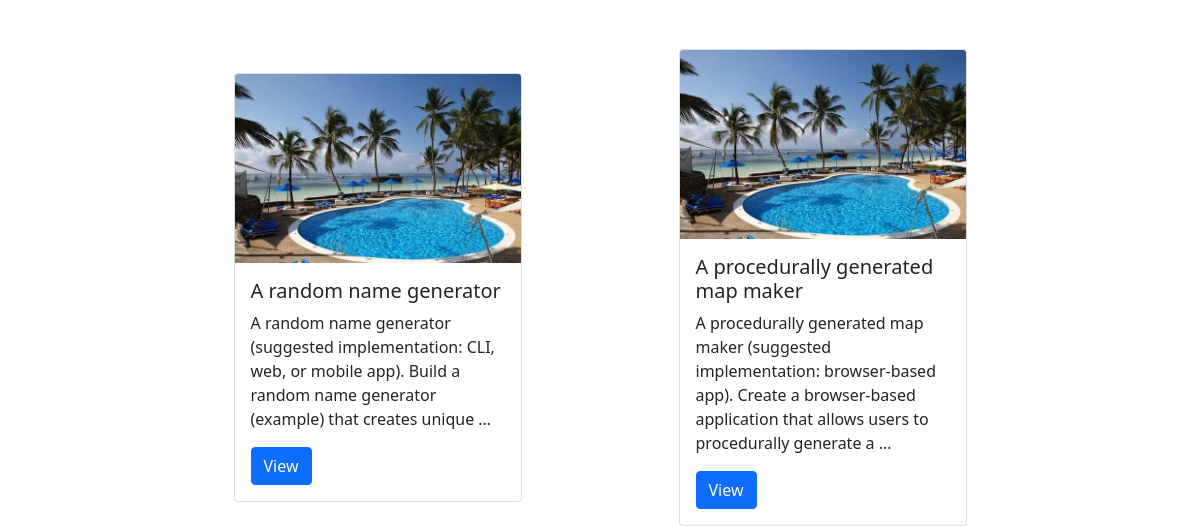
The page /projects/ (lower part) on the database as committed earlier.
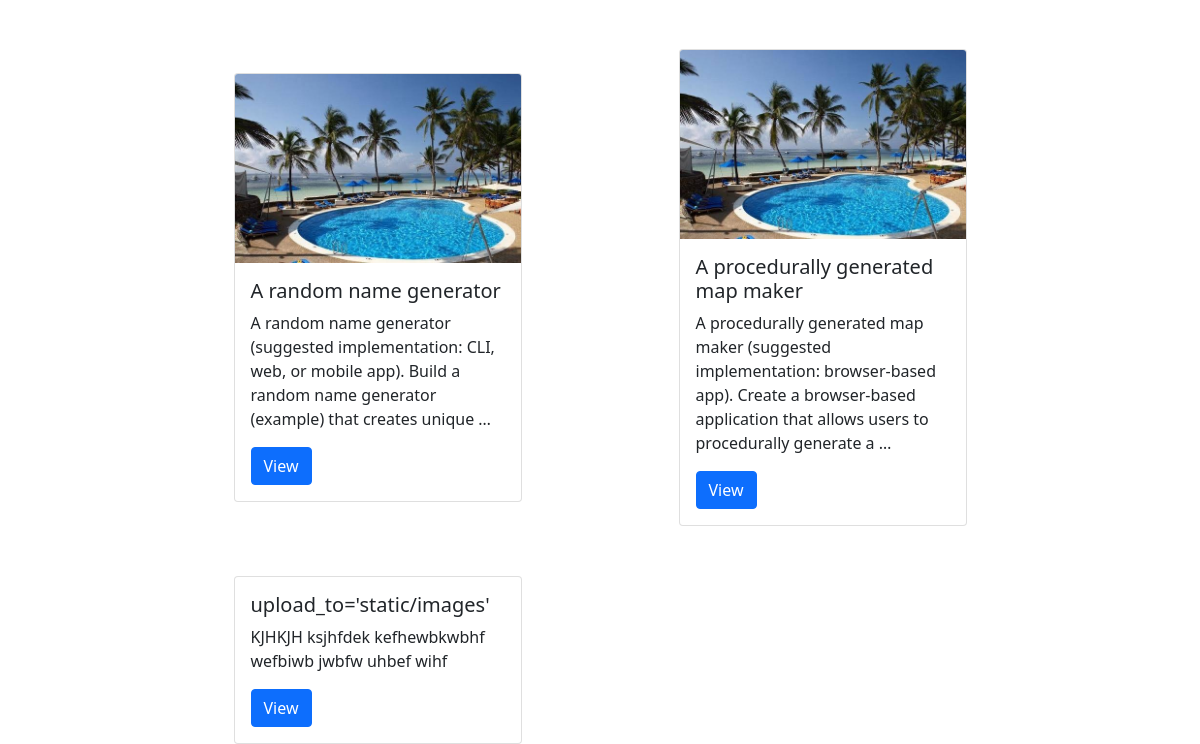
The same page on the database as committed later.
### project/models.py (models this page shows, shortened)
class Project(models.Model):
    id = models.UUIDField(default=uuid.uuid4, editable=False, null=False, blank=False, primary_key=True)
    title = models.CharField(null=False, blank=False, max_length=200)
    description = models.TextField(null=True, blank=True)
    featured_image = models.ImageField(null=True, blank=True, default='Design.JPG', upload_to='static/images/')
    demo_link = models.CharField(null=True, blank=True, max_length=200)
    source_code = models.CharField(null=True, blank=True, max_length=200)
    created = models.DateTimeField(auto_now_add=True)
    tags = models.ManyToManyField('Tag', blank=True)

### project/views.py (the view)
# urls.py: path('projects/', views.projects, name='projects'),
def projects(request):
    projects = Project.objects.all()
    context = {"projects":projects}
    return render(request, 'project/projects.html', context)

### project/templates/project/projects.html (shortened to what this page needs)
<!DOCTYPE html>
{% load static %}
<html lang="en">
  <head>
    <link
      href="https://cdn.jsdelivr.net/npm/bootstrap@5.1.3/dist/css/bootstrap.min.css"
      rel="stylesheet"
    />
    <link rel="stylesheet" href="{% static 'css/style.css' %}" />
  </head>
  <body>
    <div
      style="
        display: grid;
        grid-template-columns: repeat(2, 1fr);
        grid-gap: 50px;
      "
    >
      {% for project in projects %}
      <div class="card" style="width: 18rem">
        {% if project.featured_image %}
        <img src="{{project.featured_image.url}}" class="card-img-top" alt="" />
        {% else %}
        <img src="{% static 'images/b.jpeg' %}" class="card-img-top" alt="" />
        {% endif %}
        <div class="card-body">
          <h5 class="card-title">{{project.title}}</h5>
          <p class="card-text">{{project.description|truncatewords:20}}</p>
          <a href="{% url 'project' project.id %}" class="btn btn-primary"
            >View</a
          >
        </div>
      </div>
      {% endfor %}
    </div>
  </body>
</html>

Rows that differ between the two databases and show on the page:
added Project: title "upload_to='static/images'", description "KJHKJH ksjhfdek kefhewbkwbhf wefbiwb jwbfw uhbef wihf"
